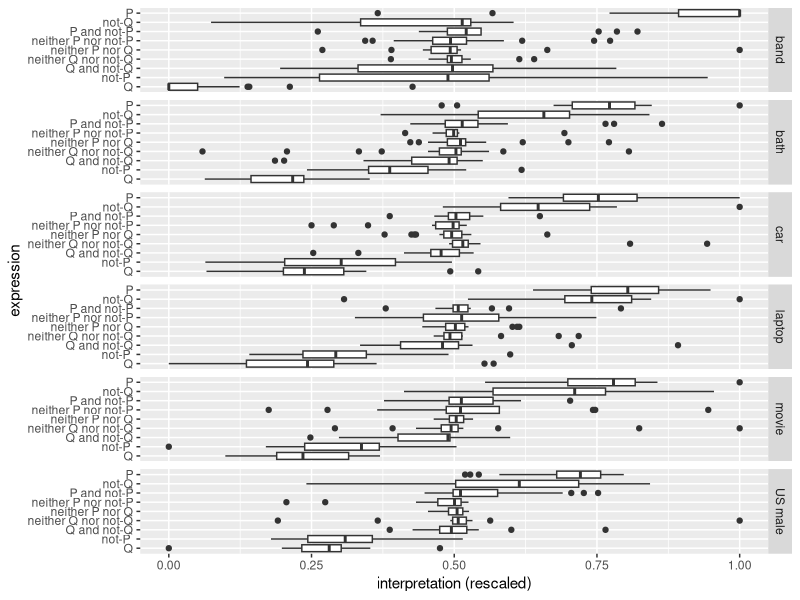
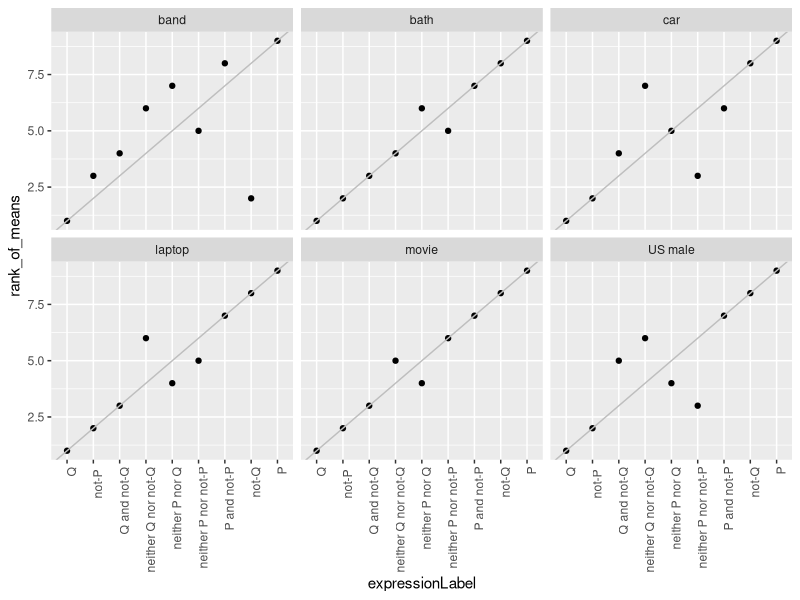
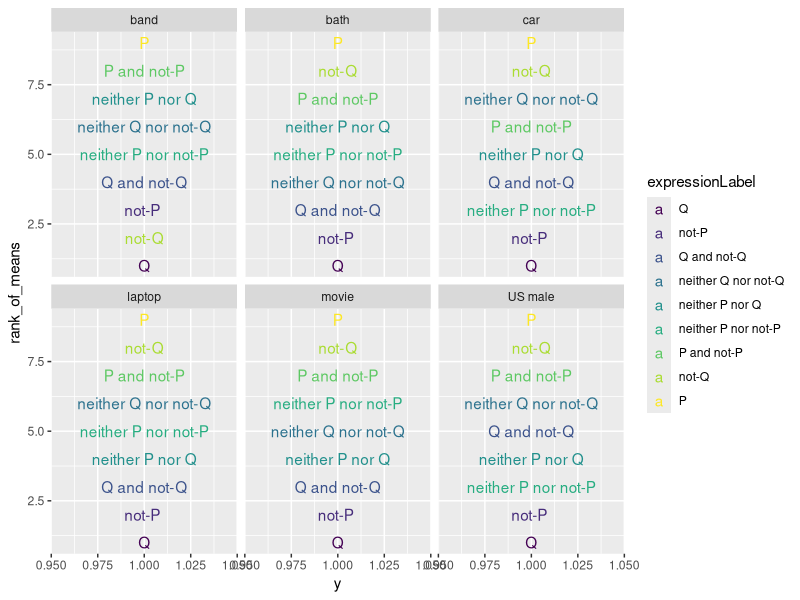
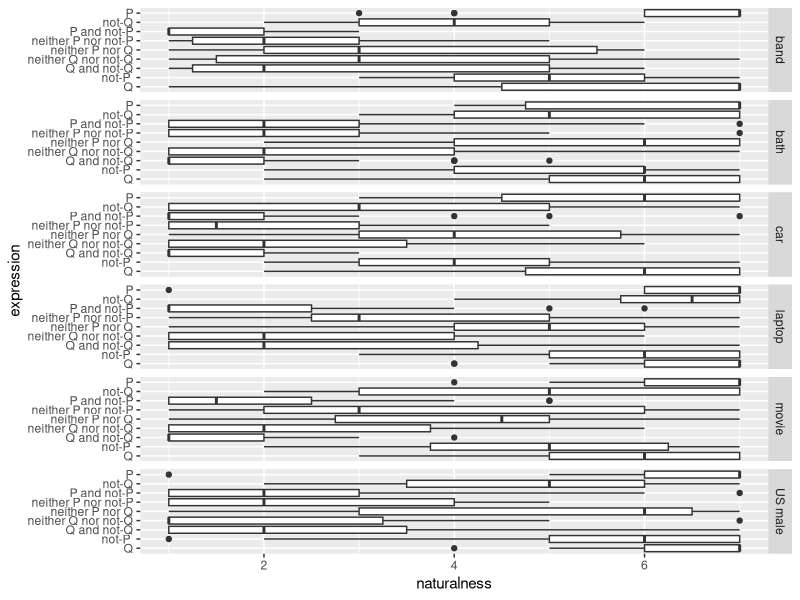
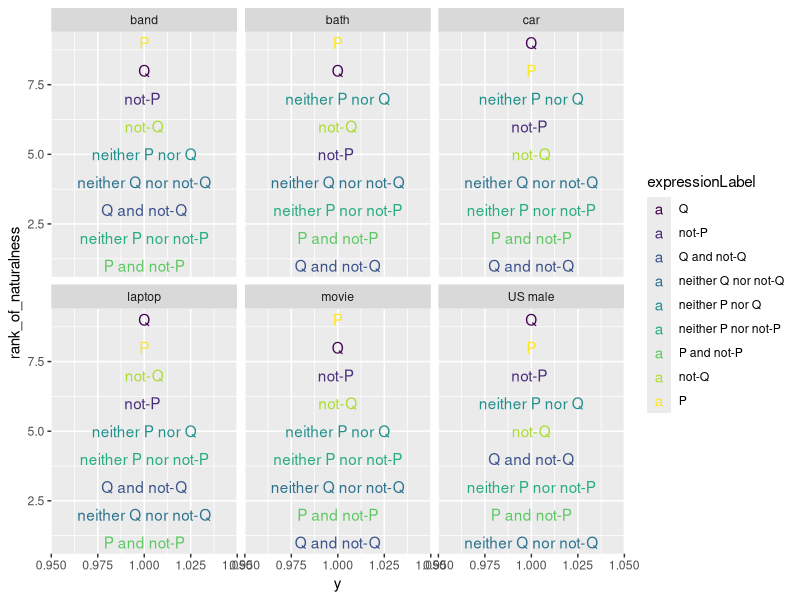
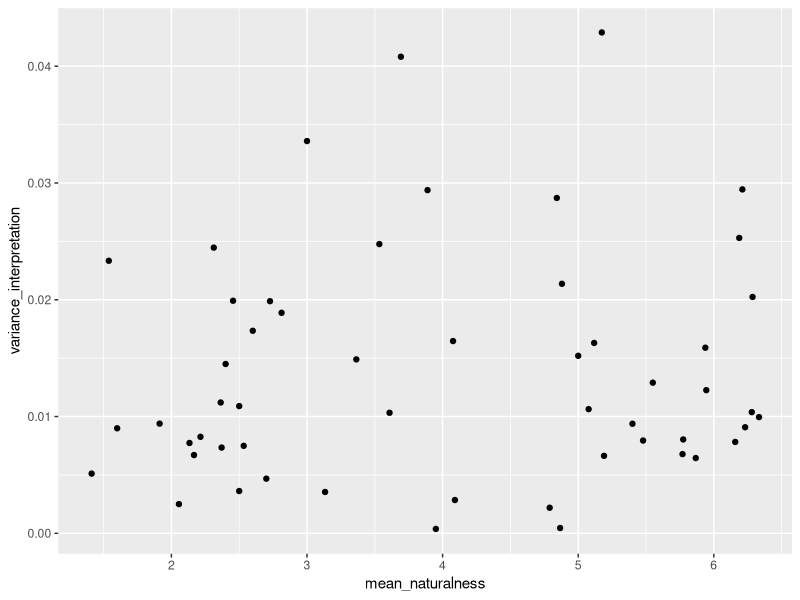

The R source for these figures, in order:
## ---- chunk 1
knitr::opts_chunk$set(fig.width=8, fig.height=8, 
                      echo=FALSE, warning=FALSE, message=FALSE)
require(dplyr)
require(ggplot2)
require(reshape2)

## ---- chunk 2
d = read.csv('data.csv')
d = droplevels(subset(d, d$id != "debug5B1ZMX:debugAJ5FRP"))
nr_participants_initial = nlevels(factor(d$id))
## ---- chunk 3

d = droplevels(filter(d, ! language %in% c("chinese", "Chinese", "english, vietnamese", "Spanish", "Telugu") ))
nr_excluded_for_language = nr_participants_initial - nlevels(factor(d$id)) 

d$workerID = unlist(sapply(1:nrow(d), function(i) strsplit(as.character(d$id[i]), ":")[[1]][1]))
d$assignmentID = unlist(sapply(1:nrow(d), function(i) strsplit(as.character(d$id[i]), ":")[[1]][2]))

## ---- chunk 4
d = d %>%
  mutate(id = as.numeric(factor(id)),
         expressionLabel = factor(expressionLabel, ordered = TRUE, 
                                  levels = c("Q", 
                                             "not-P ", 
                                             "Q and not-Q", 
                                             "neither Q nor not-Q", 
                                             "neither P nor Q", 
                                             "neither P nor not-P", 
                                             "P and not-P",
                                             "not-Q", 
                                             "P"))) %>% 
  group_by(id, scenarioLabel) %>%
  mutate(rank = rank(answer))

interpretation_plot = ggplot(d, aes(y = answer, x = factor(expressionLabel))) + 
  geom_boxplot() + 
  facet_grid(scenarioLabel ~ ., scales = "free") + 
  coord_flip() + xlab("expression") + ylab("interpretation (rescaled)")
show(interpretation_plot)

## ---- chunk 5
mean_interpretation_ranks = d %>% group_by(scenarioLabel, expressionLabel) %>%
  summarize(mean_interpretation = mean(answer)) %>%
  group_by(scenarioLabel) %>%
  mutate(rank_of_means = rank(mean_interpretation))

mean_interpretation_ranks_plot = ggplot(mean_interpretation_ranks,
                                        aes(x = expressionLabel,
                                            y = rank_of_means)) +
  geom_point() + facet_wrap(~ scenarioLabel, nrow = 2) +
  theme(axis.text.x = element_text(angle = 90, hjust = 1)) + geom_abline(intercept = 0, color = "gray")
show(mean_interpretation_ranks_plot)
## ---- chunk 6
mean_interpretation_ranks_plot_text = ggplot(mean_interpretation_ranks,
                                             aes(x = rank_of_means,
                                                 y = 1,
                                                 label = expressionLabel,
                                                 color = expressionLabel)) +
  geom_text() + facet_wrap(~ scenarioLabel, nrow = 2) + coord_flip()
show(mean_interpretation_ranks_plot_text)
## ---- chunk 7
naturalness_plot = ggplot(d, aes(y = naturalness, x = factor(expressionLabel))) + 
  geom_boxplot() + 
  facet_grid(scenarioLabel ~ .) + 
  coord_flip() + xlab("expression") + ylab("naturalness")
show(naturalness_plot)
## ---- chunk 8
mean_naturalness_ranks = d %>% group_by(scenarioLabel, expressionLabel) %>%
  summarize(mean_naturalness = mean(naturalness)) %>%
  group_by(scenarioLabel) %>%
  mutate(rank_of_naturalness = rank(mean_naturalness, ties.method = "average"))

mean_naturalness_ranks_plot_text = ggplot(mean_naturalness_ranks,
                                             aes(x = rank_of_naturalness,
                                                 y = 1,
                                                 label = expressionLabel,
                                                 color = expressionLabel)) +
  geom_text() + facet_wrap(~ scenarioLabel, nrow = 2) + coord_flip()
show(mean_naturalness_ranks_plot_text)

## ---- chunk 9
correlation_data = d %>% group_by(scenarioLabel, expressionLabel, predicateType) %>%
  summarize(mean_naturalness = mean(naturalness),
            variance_interpretation = var(answer))

correlation_plot = ggplot(correlation_data, aes(x = mean_naturalness, y = variance_interpretation)) +
  geom_point()
show(correlation_plot)
